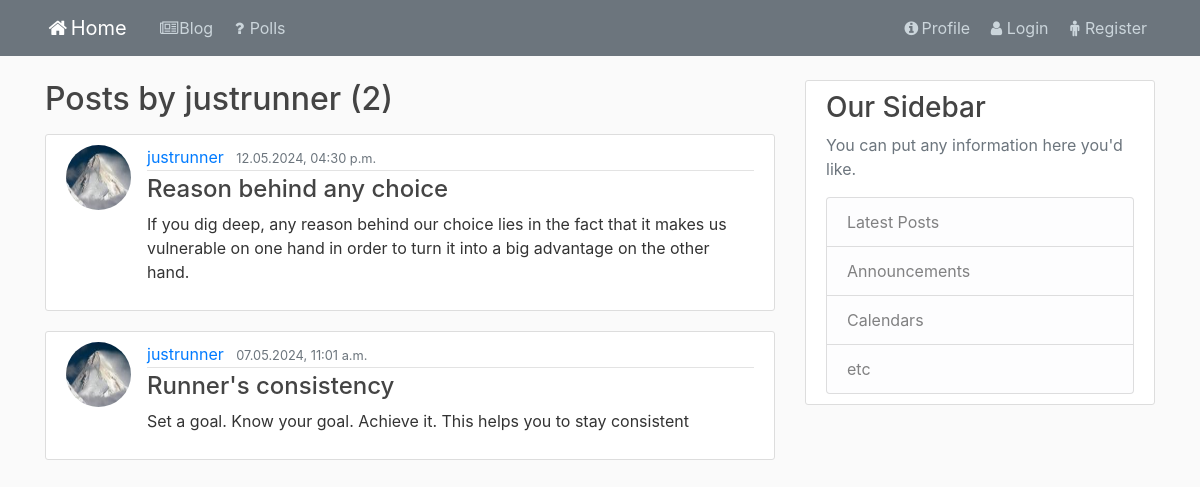
Screenshot of /blog/post/user/justrunner with the database file from the repository.
### blog/models.py (models this page shows, shortened)
class Post(models.Model):
    title = models.CharField(max_length=100)
    author = models.ForeignKey(User, on_delete=models.CASCADE)
    content = models.TextField()
    publication_date = models.DateTimeField(default=timezone.now)

### user/models.py (models this page shows, shortened)
class Profile(models.Model):
    user = models.OneToOneField(User, on_delete=models.CASCADE)
    image = models.ImageField(default='default.jpg', upload_to='profile_pics')

### blog/views.py (the view)
# urls.py: path('post/user/<str:username>', views.UserPostListView.as_view(), name='user-blog'),
class UserPostListView(generic.ListView):
    template_name = 'blog/user_blog.html'
    paginate_by = 5
    def get_queryset(self):
        user = get_object_or_404(User, username=self.kwargs.get('username'))
        return Post.objects.filter(author=user).order_by('-publication_date')

### blog/templates/blog/user_blog.html (shortened to what this page needs)
{% extends 'blog/base_blog.html' %}
{% block content %}
    <h2 class="mb-3">Posts by {{ view.kwargs.username }} ({{ page_obj.paginator.count }})</h2>
    {% for post in post_list %}
        <article class="media content-section">
            <img class="rounded-circle article-img" src="{{ post.author.profile.image.url }}">
            <div class="media-body">
                <div class="article-metadata">
                    <a class="mr-2" href="{% url 'blog:user-blog' post.author.username %}">{{ post.author }}</a>
                    <small class="text-muted">{{ post.publication_date|date:'d.m.Y, h:i a' }}</small>
                </div>
                <h4><a class="article-title" href="{% url 'blog:post-detail' post.pk %}">{{ post.title }}</a></h4>
                <p class="article-content"> {{ post.content }}</p>
            </div>
        </article>
    {% endfor %}
{% endblock content %}

### blog/static/blog/base.css (style rules this page uses)
body { background: #fafafa; color: #333333; margin-top: 5rem; }
h1, h2, h3, h4, h5, h6 { color: #444444; }
.content-section { background: #ffffff; padding: 10px 20px; border: 1px solid #dddddd; border-radius: 3px; margin-bottom: 20px; }
.article-title { color: #444444; }
.article-content { white-space: pre-line; }
.article-img { height: 65px; width: 65px; margin-right: 16px; }
.article-metadata { padding-bottom: 1px; margin-bottom: 4px; border-bottom: 1px solid #e3e3e3 }

### rows the page displays
Post: author.profile.image (placeholder picture), author "justrunner", publication_date "12.05.2024, 04:30 p.m.", title "Reason behind any choice", content "If you dig deep, any reason behind our choice lies in the fact that it makes us vulnerable on one hand in order to turn it into a big advantage on the other hand."
Post: author.profile.image (placeholder picture), author "justrunner", publication_date "07.05.2024, 11:01 a.m.", title "Runner's consistency", content "Set a goal. Know your goal. Achieve it. This helps you to stay consistent"

### other values shown
{{ view.kwargs.username }} "justrunner"
{{ page_obj.paginator.count }} "2"
